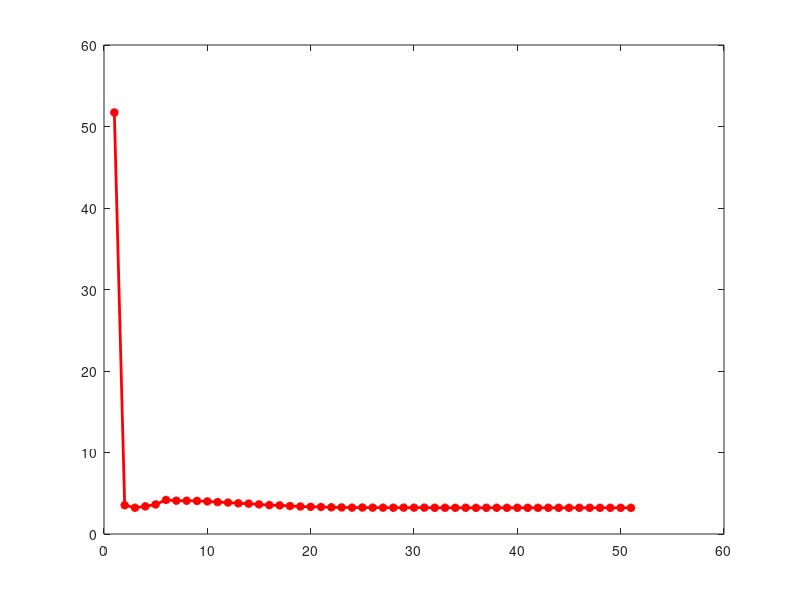

MATLAB code for this plot: (Note: this script raises an error after producing the figure.)
clc
clear all
close all

dataErr2case1_DNN = load('test_Err2sin_case2_DNN.mat');
% mse2case1_DNN = sqrt(dataErr2case1_DNN.mse);
% rel2case1_DNN = sqrt(dataErr2case1_DNN.rel);

mse2case1_DNN = (dataErr2case1_DNN.mse);
rel2case1_DNN = (dataErr2case1_DNN.rel);

dataErr2case1_T = load('test_Err2sin_cases2_T.mat');
% mse2case1_T = sqrt(dataErr2case1_T.mse);
% rel2case1_T = sqrt(dataErr2case1_T.rel);
mse2case1_T = (dataErr2case1_T.mse);
rel2case1_T = (dataErr2case1_T.rel);

dataErr2case1_X = load('test_Err2sin_cases2_X.mat');
% mse2case1_X = sqrt(dataErr2case1_X.mse);
% rel2case1_X = sqrt(dataErr2case1_X.rel);
mse2case1_X = (dataErr2case1_X.mse);
rel2case1_X = (dataErr2case1_X.rel);

dataErr2case1_Both = load('test_Err2sin_cases2_XT.mat');
% mse2case1_Both = sqrt(dataErr2case1_Both.mse);
% rel2case1_Both = sqrt(dataErr2case1_Both.rel);
mse2case1_Both = (dataErr2case1_Both.mse);
rel2case1_Both = (dataErr2case1_Both.rel);

epoch = 1:51;

figure('name','error')
fig_rel2case1_DNN = plot(epoch,rel2case1_DNN,'r-*', 'linewidth',2);
hold on

bb = [0 0.55 0.8];
fig_rel2case1_T = plot(epoch, rel2case1_T,'-X', 'linewidth',2, 'color', bb);
hold on

fig_rel2case1_X = plot(epoch,rel2case1_X,'m:', 'linewidth',2);
hold on

fig_rel2case1_Both = plot(epoch,rel2case1_Both,'c-V', 'linewidth',2);
hold on

set(gca,'yscale','log')
set(gca, 'Fontsize', 18)
xlabel('epoch/1000', 'Fontsize', 18)
ylabel('REL', 'Fontsize', 18, 'Interpreter', 'latex')
xlim([0,51])
ylim([0.0001, 100])
hold on
% 
lgd0=legend([fig_rel2case1_DNN,fig_rel2case1_T],{'PINN','T-NPINN'},'orientation','horizontal','location','North');
set(lgd0,'FontSize',18.5);
lgd0.Position = [0.3  0.820  0.45  0.2];
legend boxoff;

ah1=axes('position',get(gca,'position'),'visible','off');
lgd1=legend(ah1,[fig_rel2case1_X,fig_rel2case1_Both],{'S-NPINN','ST-NPINN'},'orientation','horizontal','location','North');
set(lgd1,'FontSize',18.5);
lgd1.Position = [0.3  0.77  0.45  0.2];
legend boxoff;